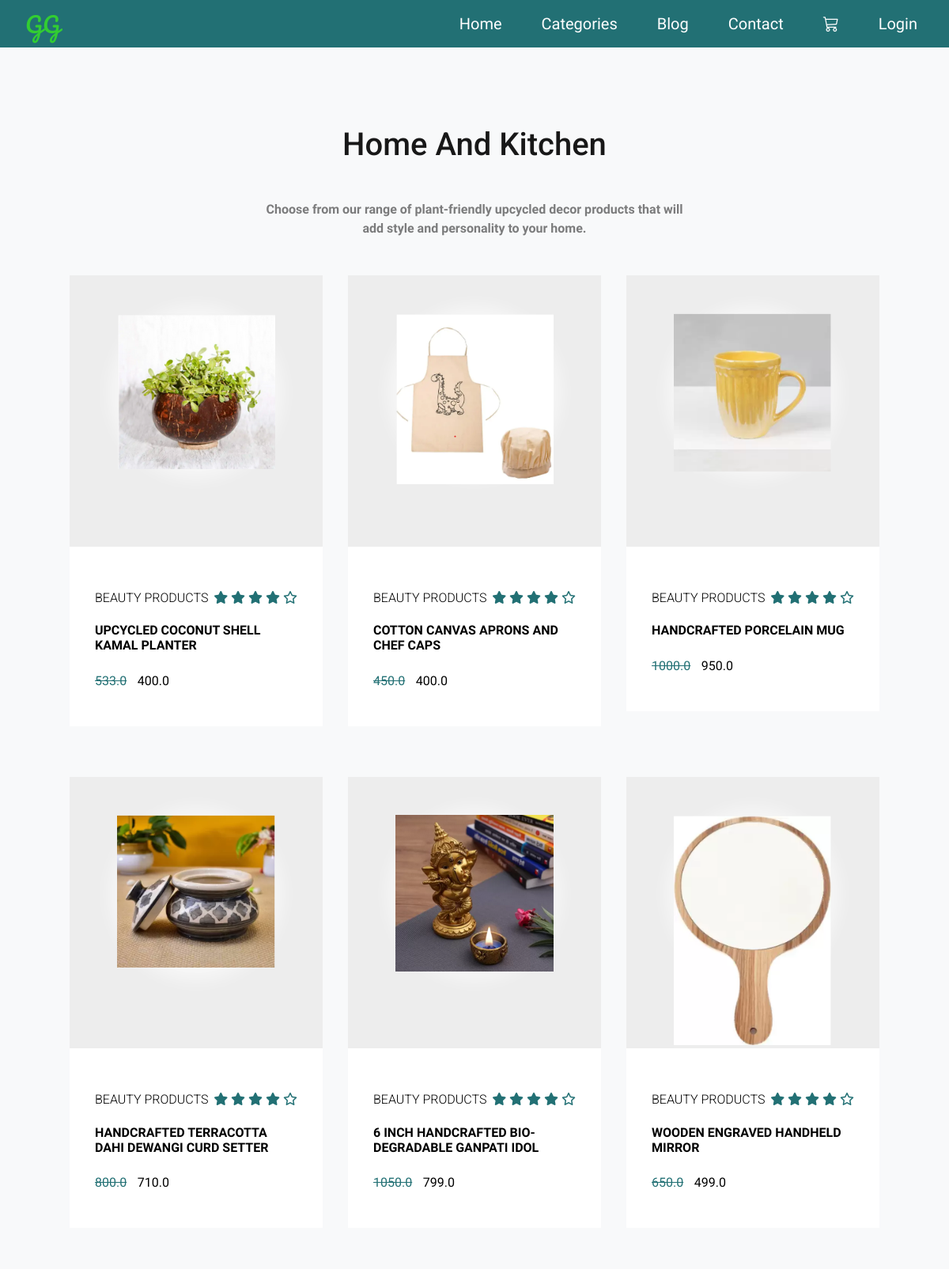
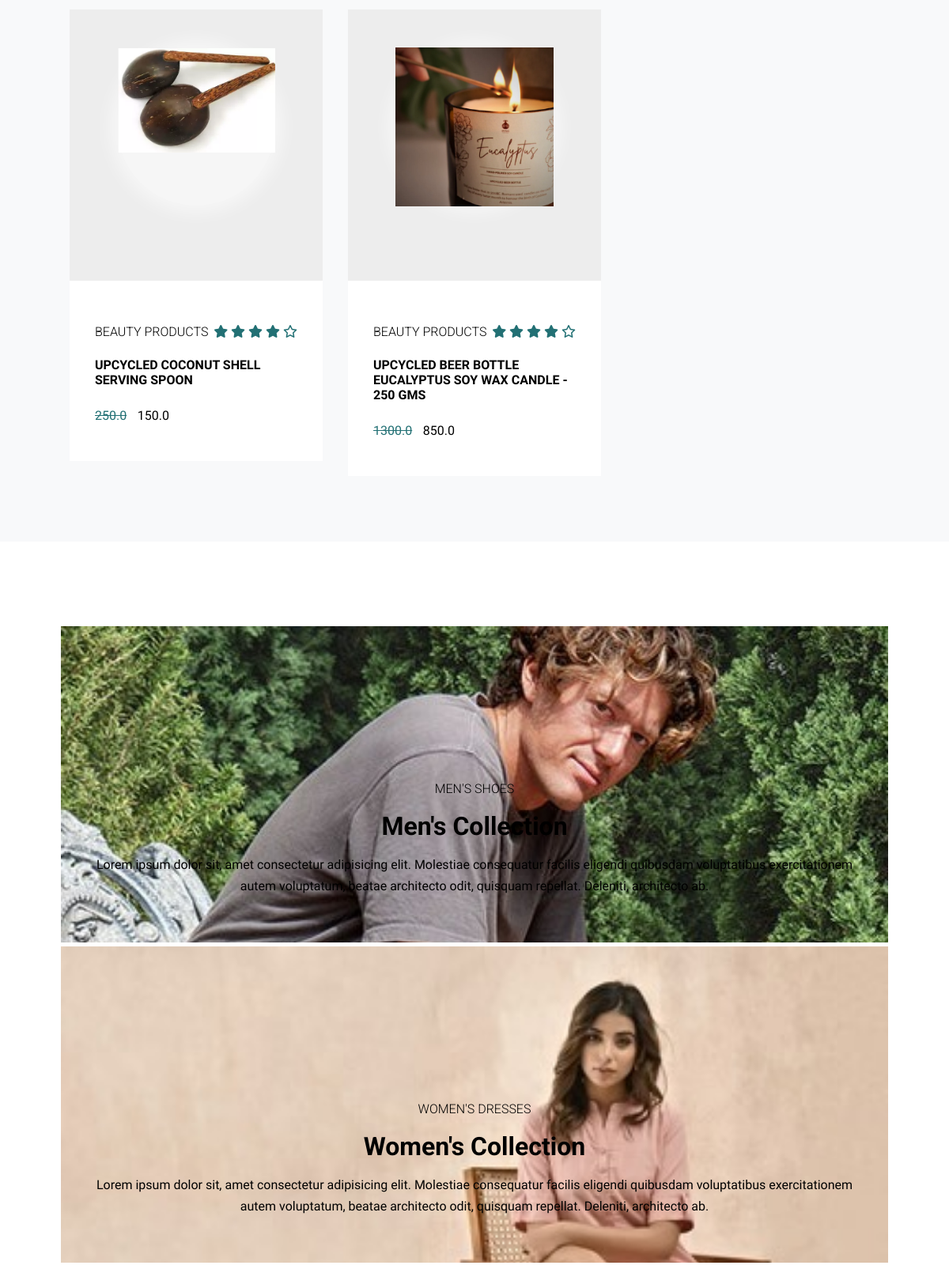
/homekitchen/ (upper part), run on the app's committed database (2 pictures, top to bottom).
### shop/models.py (models this page shows, shortened)
class Item(models.Model):
    CATEGORY_CHOICES = [
        ('Beauty & Skin Care', 'Beauty & Skin Care'),
        ('Clothing', 'Clothing'),
        ('Home & Kitchen', 'Home & Kitchen'),
        ('Accessories', 'Accessories'),
    ]
    title = models.CharField(max_length=100)
    price = models.FloatField()
    discount_price = models.FloatField(blank=True, null=True)
    category = models.CharField(max_length=100, choices=CATEGORY_CHOICES)
    description = models.TextField(null=True, blank=True)
    image = models.ImageField(upload_to='static/images/', blank=True, null=True)
    slug = models.SlugField()

### shop/views.py (the view)
# urls.py: path('homekitchen/', homekitchen, name='homekitchen'),
def homekitchen(request):
    items = Item.objects.filter(category='Home & Kitchen')
    return render(request, 'homekitchen.html', {'items': items})

### templates/homekitchen.html (shortened to what this page needs)
{% extends 'base.html' %} {% load static %} {% block Title %} Product Page {% endblock %} {% block head %}
<link rel="stylesheet" href="{% static 'css/main_product_page.css' %}" />
{% endblock %} {% block content %}
<div class="products">
  <div class="container">
    <h1 class="lg-title">Home and Kitchen</h1>
    <p class="text-light">
      Choose from our range of plant-friendly upcycled decor products that will
      add style and personality to your home.
    </p>
    <div class="product-items">
      {% for item in items %}
                    <div class = "product">
                        <div class = "product-content">
                            <div class = "product-img">
                                <img src = "{{item.image.url}}" alt = "product image">
                            </div>
                        </div>
                        <div class = "product-info">
                            <div class = "product-info-top">
                                <h2 class = "sm-title">Beauty products</h2>
                                <div class = "rating">
                                    <span><i class = "fas fa-star"></i></span>
                                    <span><i class = "fas fa-star"></i></span>
                                    <span><i class = "fas fa-star"></i></span>
                                    <span><i class = "fas fa-star"></i></span>
                                    <span><i class = "far fa-star"></i></span>
                                </div>
                            </div>
                            <a href = "#" class = "product-name">{{item.title}}</a>
                            <p class = "product-price">{{item.price}}</p>
                            <p class = "product-price">{{item.discount_price}}</p>
                        </div>
                    </div>
                    {% endfor %}
    </div>
  </div>
</div>
<div class="product-collection">
  <div class="container">
    <div class="product-collection-wrapper">
      <div
        class="product-col-left flex"
        style="
          background-image: url('{% static 'assets/sale0.jpg'%}');
          background-size: cover;
        "
      >
        <div class="product-col-content" style="color: black">
          <h2 class="sm-title">men's shoes</h2>
          <h2 class="md-title">men's collection</h2>
          <p class="text-light">
            Lorem ipsum dolor sit, amet consectetur adipisicing elit. Molestiae
            consequatur facilis eligendi quibusdam voluptatibus exercitationem
            autem voluptatum, beatae architecto odit, quisquam repellat.
            Deleniti, architecto ab.
          </p>
        </div>
      </div>
      <div class="product-col-right">
        <div
          class="product-col-r-top flex"
          style="
            background-image: url('{% static 'assets/sale2.jpg'%}');
            background-size: cover;
          "
        >
          <div class="product-col-content" style="color: black">
            <h2 class="sm-title">women's dresses</h2>
            <h2 class="md-title">women's collection</h2>
            <p class="text-light">
              Lorem ipsum dolor sit, amet consectetur adipisicing elit.
              Molestiae consequatur facilis eligendi quibusdam voluptatibus
              exercitationem autem voluptatum, beatae architecto odit, quisquam
              repellat. Deleniti, architecto ab.
            </p>
          </div>
        </div>
      </div>
    </div>
  </div>
</div>
{% endblock %}

### static/css/main_product_page.css (style rules this page uses)
:root { --white-light: rgba(255, 255, 255, 0.5); --alice-blue: #f8f9fa; --carribean-green: #227074; --gray: #ededed; }
* { padding: 0; box-sizing: border-box; }
body { font-family: 'Quicksand', sans-serif; }
img { width: 100%; display: block; }
.container { width: 88vw; margin: 0 auto; }
.lg-title, .md-title, .sm-title { font-family: 'Roboto', sans-serif; padding: 0.6rem 0; text-transform: capitalize; }
.lg-title { font-size: 2.5rem; font-weight: 500; text-align: center; padding: 1.3rem 0; opacity: 0.9; }
.md-title { font-size: 2rem; font-family: 'Roboto', sans-serif; }
.sm-title { font-weight: 300; font-size: 1rem; text-transform: uppercase; }
.text-light { font-size: 1rem; font-weight: 600; line-height: 1.5; opacity: 0.5; margin: 0.4rem 0; }
.products { background: var(--alice-blue); padding: 3.2rem 0; }
.products .text-light { text-align: center; width: 70%; margin: 0.9rem auto; }
.product { margin: 2rem; position: relative; }
.product-content { background: var(--gray); padding: 3rem 0.5rem 2rem 0.5rem; cursor: pointer; }
.product-img { background: var(--white-light); box-shadow: 0 0 20px 10px var(--white-light); width: 200px; height: 200px; margin: 0 auto; border-radius: 50%; transition: background 0.5s ease; }
.product-info { background: white; padding: 2rem; }
.product-info-top { display: flex; justify-content: space-between; align-items: center; }
.rating span { color: var(--carribean-green); }
.product-name { color: black; display: block; text-decoration: none; font-size: 1rem; text-transform: uppercase; font-weight: bold; }
.product-price { padding-top: 0.6rem; padding-right: 0.6rem; display: inline-block; }
.product-price:first-of-type { text-decoration: line-through; color: var(--carribean-green); }
.product-img img { transition: transform 0.6s ease; }
.product-collection { padding: 3.2rem 0; }
.product-collection-wrapper { padding: 3.2rem 0; }
.product-col-left { background: linear-gradient(rgba(0, 0, 0, 0), rgba(0, 0, 0, 0.3)), url("images/fashion-img-1.jpg") center/cover no-repeat; }
.product-col-r-top { background: linear-gradient(rgba(0, 0, 0, 0), rgba(0, 0, 0, 0.3)), url("images/fashion-img-2.png") center/cover no-repeat; }
.flex { display: flex; justify-content: center; align-items: flex-end; height: 50vh; padding: 2rem 1.5rem 3.2rem; margin: 5px; }
.product-col-content { text-align: center; color: white; }
.product-col-content h2 { margin: 0 auto; }
.product-collection .text-light { opacity: 1; font-size: 0.8; font-weight: 400; line-height: 1.7; }
@media screen and (min-width: 992px) { .product-items { display: grid; grid-template-columns: repeat(2, 1fr); } }
@media screen and (min-width: 1200px) { .product-items { grid-template-columns: repeat(3, 1fr); } }
@media screen and (min-width: 1200px) { .product { margin-right: 1rem; margin-left: 1rem; } }
@media screen and (min-width: 1200px) { .products .text-light { width: 50%; } }

### static/css/base.css (style rules this page uses)
html { scroll-behavior: smooth; }
body { transition: 0.3s ease-in-out; font-family: Signika; margin: 0; padding: 0; }

### data on the page
Item: image (picture), title "UPCYCLED COCONUT SHELL KAMAL PLANTER", price "533.0", discount_price "400.0"
Item: image (picture), title "COTTON CANVAS APRONS AND CHEF CAPS", price "450.0", discount_price "400.0"
Item: image (picture), title "HANDCRAFTED PORCELAIN MUG", price "1000.0", discount_price "950.0"
Item: image (picture), title "HANDCRAFTED TERRACOTTA DAHI DEWANGI CURD SETTER", price "800.0", discount_price "710.0"
Item: image (picture), title "6 INCH HANDCRAFTED BIO-DEGRADABLE GANPATI IDOL", price "1050.0", discount_price "799.0"
Item: image (picture), title "WOODEN ENGRAVED HANDHELD MIRROR", price "650.0", discount_price "499.0"
Item: image (picture), title "UPCYCLED COCONUT SHELL SERVING SPOON", price "250.0", discount_price "150.0"
Item: image (picture), title "UPCYCLED BEER BOTTLE EUCALYPTUS SOY WAX CANDLE - 250 GMS", price "1300.0", discount_price "850.0"
